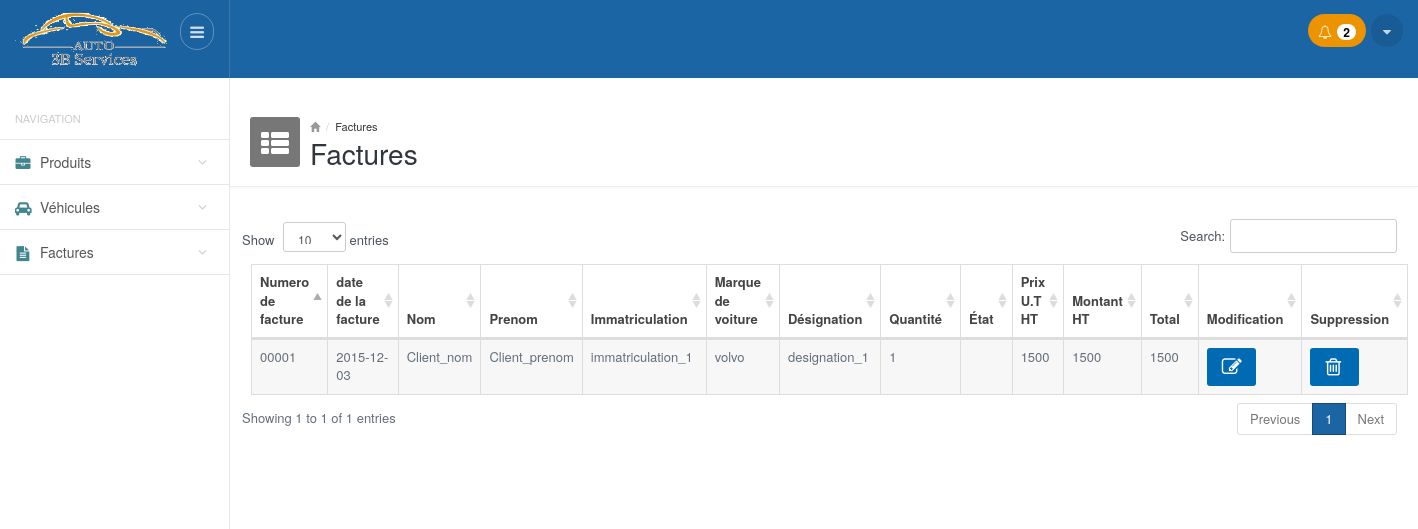
Screenshot of /factures.php (signed in) with the database file from the repository.
### tables this page shows
CREATE TABLE `factures` (
  `num_fact` varchar(25) NOT NULL,
  `date_fact` date NOT NULL,
  `nom` varchar(25) NOT NULL,
  `prenom` varchar(25) NOT NULL,
  `immatriculation` varchar(25) NOT NULL,
  `marque_voiture` varchar(25) NOT NULL,
  `designation` varchar(50) NOT NULL,
  `qte` int(10) NOT NULL,
  `etat_facture` varchar(10) NOT NULL,
  `prix` float NOT NULL,
  `montant` float NOT NULL,
  `total` float NOT NULL,
   PRIMARY KEY (`num_fact`)
);

### functions.php (called while the page is built, shortened)
<?php
function getAllFactures()
{
     $result = mysql_query("SELECT * FROM factures ") or die(mysql_error());
     $factures = array();
     while($row = mysql_fetch_array($result))
        $factures[] = $row;
    return $factures;
}
function getNotifProducts()
{
    $result = mysql_query("SELECT count(*) FROM produits WHERE qte_min>=qte") or die(mysql_error());
    $count = mysql_fetch_array($result);
    return $count[0];
}
?>

### factures.php (the view, shortened to what this page needs)
<?php
require_once __DIR__ . '/functions.php';
require_once __DIR__ . '/header.php'; ?>
<div class="mainpanel">
    <div class="pageheader">
        <div class="media">
            <div class="pageicon pull-left">
                <i class="fa fa-th-list"></i>
            </div>
            <div class="media-body">
                <ul class="breadcrumb">
                    <li><a href="#"><i class="glyphicon glyphicon-home"></i></a></li>
                    <li><a href="#">Factures</a></li>
                </ul>
                <h4>Factures</h4>
            </div>
        </div>
    </div>
    <div class="contentpanel">
        <div class="panel panel-primary-head">
            <div>
            </div>
            <table id="basicTable" class="table table-striped table-bordered responsive">
                <thead class="">
                    <tr>
                        <th>Numero de facture</th>
                        <th>date de la facture</th>
                        <th>Nom</th>
                        <th>Prenom</th>
                        <th>Immatriculation</th>
                        <th>Marque de voiture</th>
                        <th>Désignation</th>
                        <th>Quantité</th>
                        <th>État</th>
                        <th>Prix U.T HT</th>
                        <th>Montant HT</th>
                        <th>Total</th>
                        <th>Modification</th>
                        <th>Suppression</th>
                    </tr>
                </thead>
                <tbody>
                    <?php
                      $factures= getAllFactures();
                      foreach($factures as $facture){ ?>
                            <tr>
                              <td><?php echo $facture['num_fact']; ?> </td>
                              <td><?php echo $facture['date_fact']; ?> </td>
                              <td><?php echo $facture['nom']; ?> </td>
                              <td><?php echo $facture['prenom']; ?> </td>
                              <td><?php echo $facture['immatriculation']; ?> </td>
                              <td><?php echo $facture['marque_voiture']; ?> </td>
                              <td><?php echo $facture['designation']; ?> </td>
                              <td><?php echo $facture['qte']; ?> </td>
                              <td><?php echo $facture['etat_facture']; ?> </td>
                              <td><?php echo $facture['prix']; ?> </td>
                              <td><?php echo $facture['montant']; ?> </td>
                              <td><?php echo $facture['total']; ?> </td>
                              <td class="center"><a class="btn btn-primary blue_b" href="modifier_facture.php?num_fact=<?php echo $facture['num_fact']; ?>"><i class="fa fa-edit"></i></a></td>
                              <td class="center"><a class="btn btn-primary blue_b" href="php_supprimer_facture.php?num_fact=<?php echo $facture['num_fact']; ?>"><i class="fa fa-trash-o"></i></a></td>
                          </tr>
                        <?php } ?>
                </tbody>
            </table>
        </div>
        <br />
    </div>
</div>
<?php
require_once __DIR__ . '/footer.php'; ?>

### header.php (shortened to what this page needs)
<!DOCTYPE html>
<html lang="en">
<head>
        <link href="css/style.default.css" rel="stylesheet">
        <link href="css/select2.css" rel="stylesheet" />
        <link href="css/style.datatables.css" rel="stylesheet">
        <link href="cdn.datatables.net/responsive/1.0.1/css/dataTables.responsive.css" rel="stylesheet">
    </head>
    <body>
        <header>
            <div class="headerwrapper">
                <div class="header-left">
                    <a href="#" class="logo">
                        <img src="images/logo.gif" alt="" style="width: 160px;height: 81px;margin-bottom: -16px;margin-top: -20px;">
                    </a>
                    <div class="pull-right">
                        <a href="#" class="menu-collapse">
                            <i class="fa fa-bars"></i>
                        </a>
                    </div>
                </div>
                <div class="header-right">
                    <div class="pull-right">
                            <div class="btn-group btn-group-list btn-group-notification">
                        <?php if(getNotifProducts() == 0) {?>
                            <button type="button" class="btn btn-default dropdown-toggle" data-toggle="dropdown">
                        <?php } else { ?>
                                <button type="button" class="btn btn-default dropdown-toggle orange" data-toggle="dropdown">
                        <?php } ?>
                              <i class="fa fa-bell-o"></i>
                              <span class="badge">
                                <?php echo getNotifProducts(); ?>
                              </span>
                            </button>
                        </div>
                        <div class="btn-group btn-group-option">
                            <button type="button" class="btn btn-default dropdown-toggle" data-toggle="dropdown">
                              <i class="fa fa-caret-down"></i>
                            </button>
                        </div>
                    </div>
                </div>
            </div>
        </header>
        <br>
        <br>
        <section>
            <div class="mainwrapper">
                <div class="leftpanel">
                    <h5 class="leftpanel-title">Navigation</h5>
                    <ul class="nav nav-pills nav-stacked">
                        <li class="parent <?php if ($_SERVER['REQUEST_URI'] == '/auto3bservices/produits.php' || $_SERVER['REQUEST_URI']  == '/auto3bservices/ajouter_produit.php' ) { echo 'active';} ?>"><a href="produits.php"><i class="fa fa-briefcase"></i> <span>Produits</span></a>
                        </li>
                        <li class="parent <?php if ($_SERVER['REQUEST_URI'] == '/auto3bservices/vehicules.php' || $_SERVER['REQUEST_URI']  == '/auto3bservices/ajouter_vehicule.php' ) { echo 'active';} ?>"><a href="vehicules.php"><i class="fa fa-car"></i> <span>Véhicules</span></a>
                        </li>
                        <li class="parent <?php if ($_SERVER['REQUEST_URI'] == '/auto3bservices/factures.php' || $_SERVER['REQUEST_URI'] == '/auto3bservices/ajouter_facture.php' ) { echo 'active';} ?>"><a href="factures.php"><i class="fa fa-file-text"></i> <span>Factures</span></a>
                        </li>
                    </ul>
                </div>

### footer.php (shortened to what this page needs)
  </div>
        </section>
    </body>
</html>

### css/style.default.css (style rules this page uses)
body { font-size: 13px; color: #636E7B; background-color: #fff; }
a { outline: none !important; }
.headerwrapper { background-color: #1C65A5; min-height: 60px; position: fixed; width: 100%; z-index: 1000; }
.headerwrapper:after { clear: both; display: block; content: ''; }
.headerwrapper .header-left { width: 230px; min-height: 60px; padding: 14px 15px; float: left; border-right: 1px solid rgba(255,255,255,0.14); background-color: rgba(0,0,0,0.03); position: relative; }
.headerwrapper .header-left .logo { display: inline-block; margin-top: 5px; float: left; }
.headerwrapper .header-left .menu-collapse { -moz-transition: all 0.2s ease-out 0s; -webkit-transition: all 0.2s ease-out 0s; transition: all 0.2s ease-out 0s; border: 1px solid rgba(255,255,255,0.3); color: rgba(255,255,255,0.8); padding: 6px 9px; -moz-border-radius: 50px; -webkit-border-radius: 50px; border-radius: 50px; display: inline-block; font-size: 16px; line-height: normal; position: absolute; top: 13px; right: 15px; }
.headerwrapper .header-right { margin-left: 230px; min-height: 60px; padding: 14px 15px; }
.headerwrapper .header-right .btn-group { margin: 0; line-height: 21px; float: left; }
.headerwrapper .header-right .btn-group > .btn { border: 0; background-color: rgba(0,0,0,0.1); color: rgba(255,255,255,0.75); -moz-border-radius: 50px; -webkit-border-radius: 50px; border-radius: 50px; line-height: normal; margin-left: 5px; height: 33px; }
.headerwrapper .header-right .btn-group .btn .badge { -moz-box-shadow: none; -webkit-box-shadow: none; box-shadow: none; background-color: #fff; color: #000; margin-left: 2px; padding: 2px 6px; }
.btn-group-notification > .btn { padding: 7px 10px; }
.btn-group-option > .btn { padding: 7px 12px; }
.mainwrapper { position: relative; top: 60px; }
.mainwrapper:before { content: ''; height: 100%; position: fixed; top: 0; left: 0; width: 230px; border-right: 1px solid #e7e7e7; }
.mainwrapper:after { clear: both; display: block; content: ''; }
.leftpanel { width: 230px; position: absolute; top: 0; left: 0; }
.leftpanel .leftpanel-title { text-transform: uppercase; color: #ccc; font-size: 11px; font-weight: normal; margin: 15px 15px; }
.leftpanel .nav { position: relative; border-bottom: 1px solid #e7e7e7; }
.leftpanel .nav > li { margin: 0 1px 0 0; font-size: 14px; font-weight: 500; border-top: 1px solid #e7e7e7; position: relative; }
.leftpanel .nav > li > a { color: #555; -moz-border-radius: 0; -webkit-border-radius: 0; border-radius: 0; -moz-transition: all 0.2s ease-out 0s; -webkit-transition: all 0.2s ease-out 0s; transition: all 0.2s ease-out 0s; padding: 12px 15px; }
.leftpanel .nav > li > a i { width: 16px; margin-right: 5px; color: #41868f; font-size: 15px; top: 1px; position: relative; text-align: center; }
.leftpanel .nav > li.parent:after { font-family: 'FontAwesome'; content: '\f107'; display: block; position: absolute; top: 12px; right: 22px; color: #ccc; }
.mainpanel { margin-left: 230px; }
.pageheader { padding: 20px; border-bottom: 1px solid #eee; padding-bottom: 20px; height: 90px; -webkit-box-shadow: 0 2px 3px rgba(0,0,0,0.03); box-shadow: 0 2px 3px rgba(0,0,0,0.03); }
.pageheader .media { padding: 0; clear: both; }
.pageheader .pageicon { width: 50px; height: 50px; background-color: #777; display: inline-block; color: #fff; font-size: 32px; border-radius: 3px; padding-top: 1px; padding-left: 10px; }
.pageheader .pageicon .fa-th-list { font-size: 28px; margin-left: 1px; }
.pageheader .breadcrumb { margin: 0; padding: 0; background: none; font-size: 11px; color: #999; line-height: 18px; }
.pageheader .breadcrumb li a { color: #333; }
.pageheader .breadcrumb li a i { color: #999; font-size: 10px; }
.pageheader h4 { margin: -2px 0 0 0; font-size: 28px; font-weight: 500; color: #2f363d; line-height: normal; }
.contentpanel { position: relative; padding: 20px; }
td i { width: 14px; margin-right: 5px; font-size: 20px; top: 1px; position: relative; text-align: center; }
.orange { background-color: #EC9400 !important; }
.blue_b { background-color: #006AB3; }

### css/style.datatables.css (style rules this page uses)
.table.dataTable thead .sorting_asc { background-image: url('../images/datatables/sort_asc.png'); }
.table.dataTable thead > tr > th { padding-left: 8px; }

### rows the page displays
factures: num_fact "00001", date_fact "2015-12-03", nom "Client_nom", prenom "Client_prenom", immatriculation "immatriculation_1", marque_voiture "volvo", designation "designation_1", qte "1", prix "1500", montant "1500", total "1500"

### other values shown
getNotifProducts() "2"
